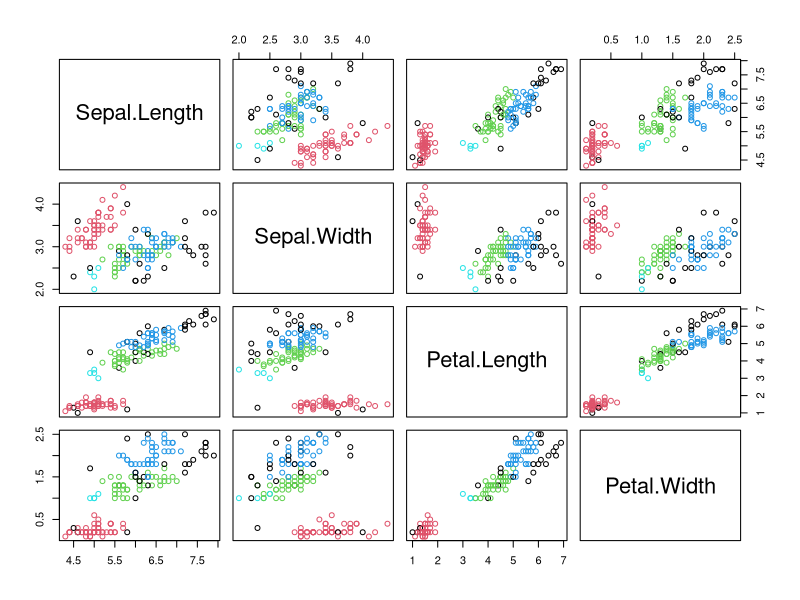
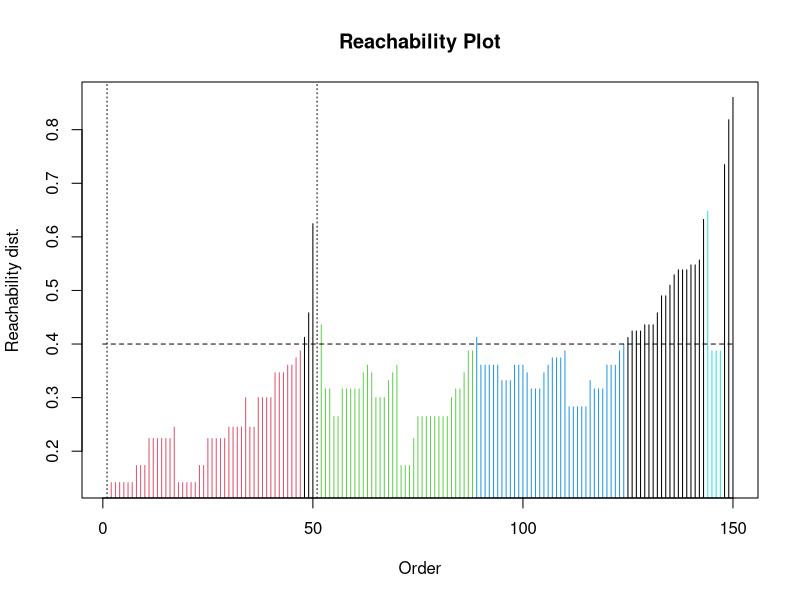
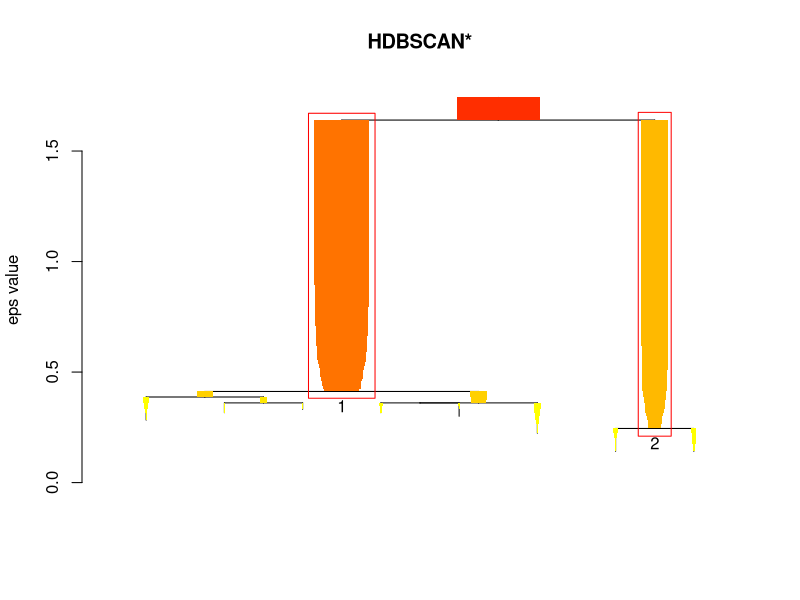

Reproduce these figures in R, in order.
## ---- chunk 1
options(digits = 2)
knitr::opts_chunk$set(tidy = TRUE, message = FALSE)
## ---- chunk 2
library("dbscan")

data("iris")
x <- as.matrix(iris[, 1:4])
## ---- chunk 3
db <- dbscan(x, eps = .4, minPts = 4)
db
## ---- chunk 4
pairs(x, col = db$cluster + 1L)
## ---- chunk 5
opt <- optics(x, eps = 1, minPts = 4)
opt
## ---- chunk 6
opt <- extractDBSCAN(opt, eps_cl = .4)
plot(opt)
## ---- chunk 7
hdb <- hdbscan(x, minPts = 4)
hdb
## ---- chunk 8
plot(hdb, show_flat = T)
